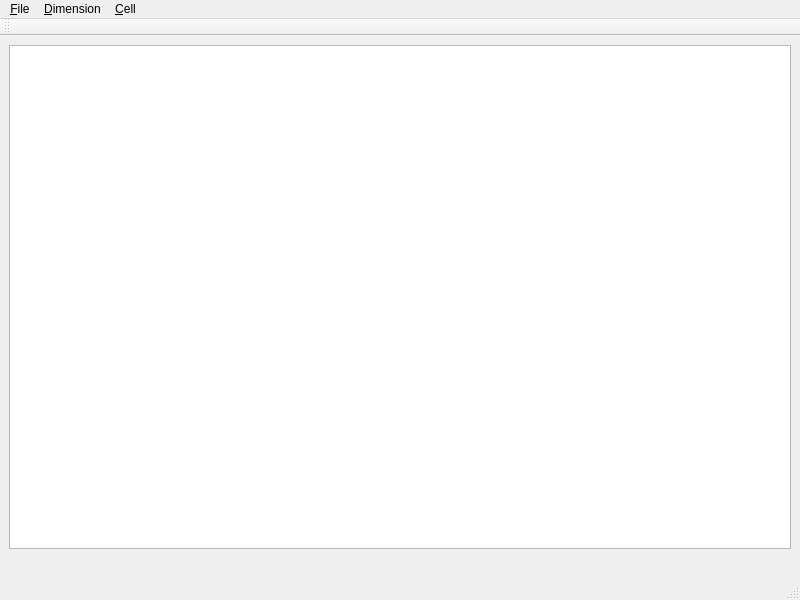
<?xml version="1.0" encoding="UTF-8"?>
<ui version="4.0">
 <class>MainWindow</class>
 <widget class="QMainWindow" name="MainWindow">
  <property name="geometry">
   <rect>
    <x>0</x>
    <y>0</y>
    <width>800</width>
    <height>600</height>
   </rect>
  </property>
  <property name="sizePolicy">
   <sizepolicy hsizetype="Expanding" vsizetype="Expanding">
    <horstretch>0</horstretch>
    <verstretch>0</verstretch>
   </sizepolicy>
  </property>
  <property name="windowTitle">
   <string>Dimscape</string>
  </property>
  <widget class="QWidget" name="centralwidget">
   <property name="sizePolicy">
    <sizepolicy hsizetype="Expanding" vsizetype="Expanding">
     <horstretch>0</horstretch>
     <verstretch>0</verstretch>
    </sizepolicy>
   </property>
   <layout class="QVBoxLayout" name="verticalLayout">
    <item>
     <widget class="QGraphicsView" name="dimscapeView"/>
    </item>
    <item>
     <spacer name="horizontalSpacer">
      <property name="orientation">
       <enum>Qt::Horizontal</enum>
      </property>
      <property name="sizeHint" stdset="0">
       <size>
        <width>40</width>
        <height>20</height>
       </size>
      </property>
     </spacer>
    </item>
   </layout>
  </widget>
  <widget class="QMenuBar" name="menubar">
   <property name="geometry">
    <rect>
     <x>0</x>
     <y>0</y>
     <width>800</width>
     <height>24</height>
    </rect>
   </property>
   <widget class="QMenu" name="menuFile">
    <property name="accessibleName">
     <string/>
    </property>
    <property name="title">
     <string>&amp;File</string>
    </property>
    <addaction name="actionNew_Space"/>
    <addaction name="actionLoad_Space"/>
    <addaction name="separator"/>
    <addaction name="actionSave_Space"/>
    <addaction name="actionSave_Space_As"/>
    <addaction name="separator"/>
    <addaction name="actionClose"/>
    <addaction name="actionQuit"/>
   </widget>
   <widget class="QMenu" name="menuDimension">
    <property name="title">
     <string>&amp;Dimension</string>
    </property>
    <addaction name="actionNew_Dim"/>
   </widget>
   <widget class="QMenu" name="menuCell">
    <property name="title">
     <string>&amp;Cell</string>
    </property>
    <addaction name="actionEdit_Cell"/>
    <addaction name="actionInsert_Cell"/>
    <addaction name="actionDelete_Cell"/>
   </widget>
   <addaction name="menuFile"/>
   <addaction name="menuDimension"/>
   <addaction name="menuCell"/>
  </widget>
  <widget class="QStatusBar" name="statusbar"/>
  <widget class="QToolBar" name="toolBar">
   <property name="windowTitle">
    <string>toolBar</string>
   </property>
   <attribute name="toolBarArea">
    <enum>TopToolBarArea</enum>
   </attribute>
   <attribute name="toolBarBreak">
    <bool>false</bool>
   </attribute>
  </widget>
  <action name="actionNew_Space">
   <property name="text">
    <string>&amp;New Space</string>
   </property>
   <property name="shortcut">
    <string>Ctrl+N</string>
   </property>
  </action>
  <action name="actionLoad_Space">
   <property name="text">
    <string>&amp;Open Space</string>
   </property>
   <property name="shortcut">
    <string>Ctrl+L</string>
   </property>
  </action>
  <action name="actionQuit">
   <property name="text">
    <string>&amp;Quit</string>
   </property>
   <property name="shortcut">
    <string>Ctrl+Q</string>
   </property>
  </action>
  <action name="actionX">
   <property name="text">
    <string>X</string>
   </property>
  </action>
  <action name="actionY">
   <property name="text">
    <string>Y</string>
   </property>
  </action>
  <action name="actionZ">
   <property name="text">
    <string>Z</string>
   </property>
  </action>
  <action name="actionEdit_Cell">
   <property name="text">
    <string>Edit Cell</string>
   </property>
  </action>
  <action name="actionInsert_Cell">
   <property name="text">
    <string>Insert Cell</string>
   </property>
  </action>
  <action name="actionDelete_Cell">
   <property name="text">
    <string>Delete Cell</string>
   </property>
  </action>
  <action name="actionSave_Space">
   <property name="text">
    <string>&amp;Save Space</string>
   </property>
   <property name="shortcut">
    <string>Ctrl+S</string>
   </property>
  </action>
  <action name="actionSave_Space_As">
   <property name="text">
    <string>Save Space &amp;As</string>
   </property>
  </action>
  <action name="actionNew_Dim">
   <property name="text">
    <string>New Dimension</string>
   </property>
   <property name="shortcut">
    <string>Ctrl+D</string>
   </property>
  </action>
  <action name="actionClose">
   <property name="text">
    <string>Close</string>
   </property>
  </action>
 </widget>
 <resources/>
 <connections/>
</ui>
